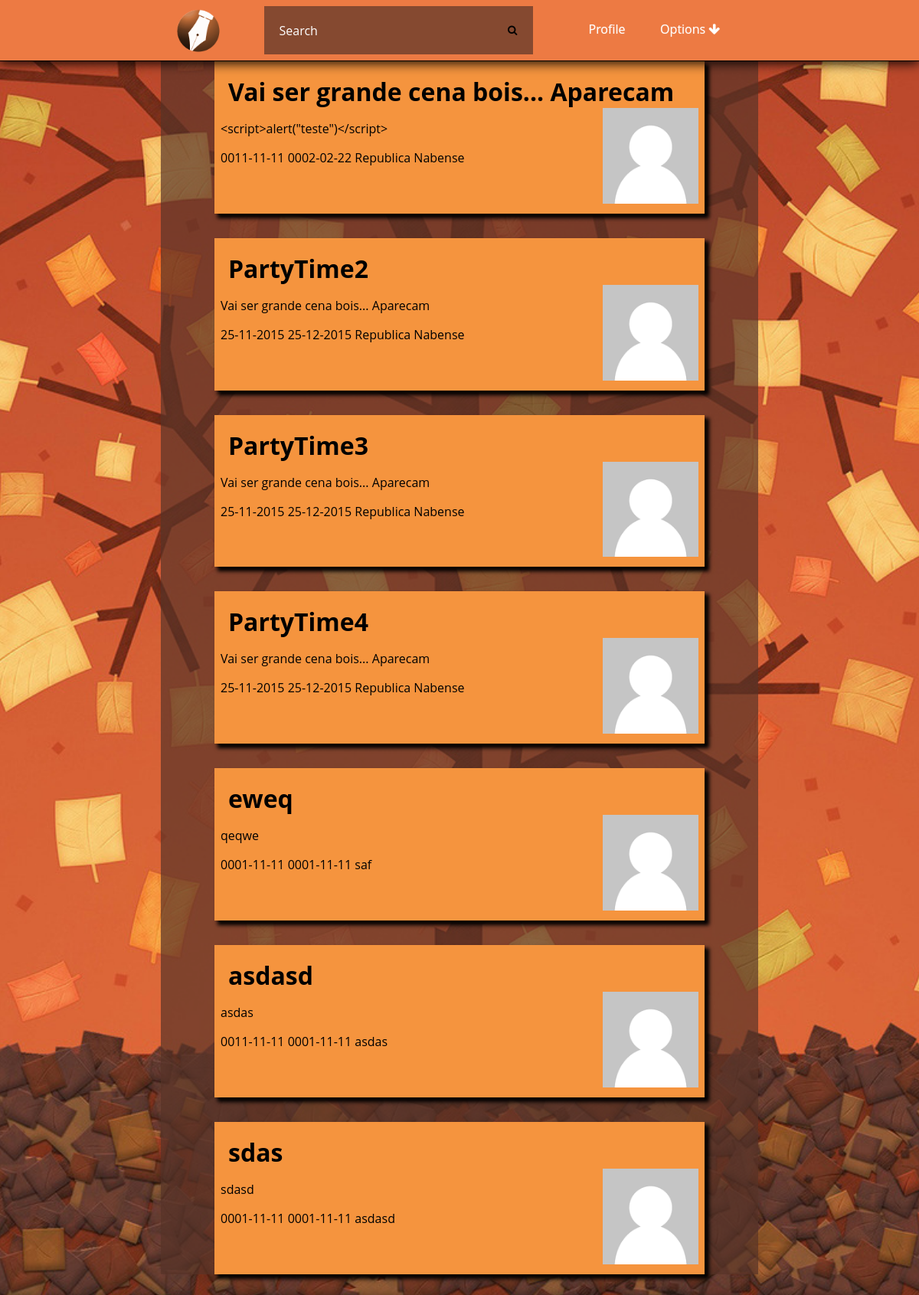
Screenshot of / (signed in) with the database file from the repository.
### tables this page shows
CREATE TABLE Event(
	idEvent INTEGER PRIMARY KEY,
	nameEvent TEXT NOT NULL,
	creationDate DATE NOT NULL,
	endDate DATE NOT NULL,
	local TEXT NOT NULL,
	public BOOLEAN,
	type TEXT,
	description TEXT,
	idPhoto INTEGER REFERENCES Photo(idPhoto),
	idOwner INTEGER REFERENCES User(idUser)
);

### databaseConnection.php (called while the page is built, shortened)
<?php
function getMyEvents(){
    $db = new PDO('sqlite:event.db');
    $stmt=$db->prepare("SELECT Event.* FROM UserEvent,Event WHERE idUser=:userId AND Event.idEvent=UserEvent.idEvent");
    $stmt->bindParam(':userId',$_SESSION["userId"],PDO::PARAM_INT);
	$stmt->execute();
	$result = $stmt->fetchAll();
    return $result;
}
?>

### index.php (the view)
<?php
	require_once('header.php');
    $results = getMyEvents();
	foreach($results as $result) { ?>
		<div class="card"  id="event<?php echo $result["idEvent"]?>"  >
			<h1><?php echo $result['nameEvent'] ?></h1>
			<div class="desc">
				<div class="descText">
					<p><?php echo $result['description'] ?></p>
					<p><?php echo $result['creationDate']." ".$result['endDate']." ".$result['local'] ?></p>
				</div>
				<div class="imgContainer">
					<img src="static/user/userDefault.png"/>
				</div>
			</div>
		</div>
	<?php }
	require_once('footer.php');
	?>

### header.php (shortened to what this page needs)
<?php
	include_once 'databaseConnection.php';
?>
<!DOCTYPE html>
<html>
<head>
    <link rel="stylesheet" href="http://cdnjs.cloudflare.com/ajax/libs/font-awesome/4.4.0/css/font-awesome.min.css">
    <link rel="stylesheet" type="text/css" href="css/eventManager.css">
</head>
<body>
<div id="hmenu">
	<div id="containerNavBar">
		<ul class="nav">
			<a href="index.php"><img id="logo" src="static/website/logo.png"></img></a>
			<li id="search">
				<form action="" method="get">
					<input type="text" name="search_text" id="search_text" placeholder="Search" />
					<button type="submit" name="search_button" id="search_button"><i class="fa fa-search"></i></button>
				</form>
			</li>
			<li id="options">
				<a href="#">Options  <i class="fa fa-arrow-down"></i></a>
			</li>
			<li id="profile">
				<a href="profile">Profile</a>
			</li>
		</ul>
	</div>
</div>

### css/eventManager.css (style rules this page uses)
html { background-image: url('\../static/website/background.jpg'); background-attachment: fixed; background-position:center center; background-size:cover; display: block; box-sizing: border-box; }
body { width: 65%; margin:0 auto; background-color: rgba(88, 52, 40, 0.69); background-size: contain; background-attachment: fixed; margin-top: 5em; height: 100%; box-sizing: border-box; display: block; }
div#hmenu { margin: auto auto; height: 5em; background: #ED7A43; width: 100%; text-align: center; position: fixed; top:0; left:0; border-bottom:1px solid; box-shadow: 0 1px 15px 1px; box-sizing: border-box; }
.card,.cardEvent { background-color: #F5943E; width: 80%; margin: 0 auto; margin-bottom: 2em; box-shadow: 5px 5px 5px 1px; padding: 0.5em; font-family: 'Open Sans', sans-serif; }
.card h1,.cardEvent h1 { margin:0px; padding:10px; padding-bottom:0px; display: table-cell; width: 80%; }
.card .descText,.cardEvent .descText { margin: 0 auto; height: 100%; display: inline-block; padding: 0px; border: 0px; width: 80%; box-sizing: border-box; padding-right: 1em; text-align: justify; float: left; }
.card .imgContainer,.cardEvent .imgContainer { display: inline-block;border: 0;vertical-align: middle;width: 20%;margin: auto;padding: 0; }
.desc { display: block; width: 100%; height: 100%; margin: 0 auto; }
.imgContainer img { width: 100%; height: auto; }
img#logo { height: 80%;width: auto;float: left;margin-left: 1em;border-radius: 50%;margin-right: 1em; }
div#containerNavBar { display: inline-block; width: 65%; height: 100%; margin: auto; }
.nav { height: 100%; width: 100%; display: inline-block; margin: 0.5em auto; padding: 0; }
.nav li { float: left; list-style-type: none; position: relative; margin: auto 1%; display: inline-block; }
.nav li a { font-size: 16px; color: white; display: block; line-height: 60px; padding: 0 26px; text-decoration: none; font-family: 'Open Sans', sans-serif; text-shadow: 0 0 1px rgba(255, 255, 255, 0.5); }
li#search { width: 45%; height: 80%; margin-left: 5%; }
#search_text { width: 85%; padding: 10px 0 10px 20px; font-size: 16px; font-family: 'Open Sans', sans-serif; border: 0 none; height: 100%; margin-right: 0; color: white; outline: none; background: rgba(88, 52, 40, 0.69); float: left; box-sizing: border-box; transition: all 0.15s; }
#search_button { border: 0 none; background: rgba(88, 52, 40, 0.69) url(search.png) center no-repeat; width: 15%; float: left; padding: 0; text-align: center; height: 100%; cursor: pointer; }
#options a { border-left: 0 none; }
#options>a { background-image: url(triangle.png); background-position: 85% center; background-repeat: no-repeat; padding-right: 42px; }
li#profile { width: 10%; float: right; }
li#options { float:right; }
#search form { width: 100%; height: 100%; margin: 0 auto; display: inline-block; }

### rows the page displays
event: nameEvent "Vai ser grande cena bois... Aparecam", description "<script>alert(\"teste\")</script>", creationDate "0011-11-11", endDate "0002-02-22", local "Republica Nabense"
event: nameEvent "PartyTime2", description "Vai ser grande cena bois... Aparecam", creationDate "25-11-2015", endDate "25-12-2015", local "Republica Nabense"
event: nameEvent "PartyTime3", description "Vai ser grande cena bois... Aparecam", creationDate "25-11-2015", endDate "25-12-2015", local "Republica Nabense"
event: nameEvent "PartyTime4", description "Vai ser grande cena bois... Aparecam", creationDate "25-11-2015", endDate "25-12-2015", local "Republica Nabense"
event: nameEvent "eweq", description "qeqwe", creationDate "0001-11-11", endDate "0001-11-11", local "saf"
event: nameEvent "asdasd", description "asdas", creationDate "0011-11-11", endDate "0001-11-11", local "asdas"
event: nameEvent "sdas", description "sdasd", creationDate "0001-11-11", endDate "0001-11-11", local "asdasd"
